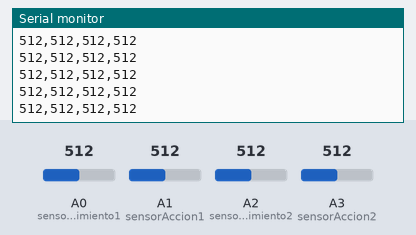
This sketch was run on a simulated Arduino Uno, built with avr-gcc and run on an emulated ATmega328P. Shown: the last lines printed to the serial monitor. The inputs (shaded band) are chosen by the test bench; at power-on: A0 (sensorMovimiento1) = 512, A1 (sensorAccion1) = 512, A2 (sensorMovimiento2) = 512, A3 (sensorAccion2) = 512.

Above: at 1.2 s.
1.3 s: A0 (sensorMovimiento1) set to 106
At 1.34 s:
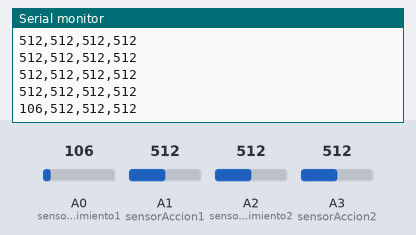
4.3 s: A0 (sensorMovimiento1) set to 94
At 4.31 s:
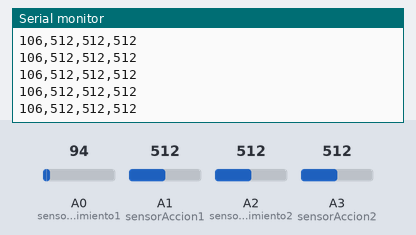
Timing chart, 0 to 7.3 s (numbered marks = the images above; inputs shaded):
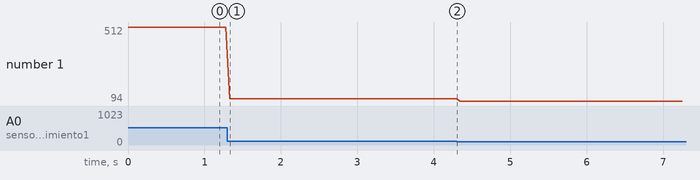

The sketch:

EjemploControlMovimientoAccionArduino.ino
```cpp
// =============================================
//   Plantilla Arduino para controles analógicos
//   Compatible con el juego Duel Shooter en Processing
// =============================================


#define sensorMovimiento1 A0
#define sensorAccion1     A1
#define sensorMovimiento2 A2
#define sensorAccion2     A3

// Variables para almacenar lecturas
int mov1 = 0;
int accion1 = 0;
int mov2 = 0;
int accion2 = 0;

void setup() {
  Serial.begin(9600);
}

void loop() {
  // Leer los valores de los sensores (0–1023)
  mov1 = analogRead(sensorMovimiento1);
  accion1 = analogRead(sensorAccion1);
  mov2 = analogRead(sensorMovimiento2);
  accion2 = analogRead(sensorAccion2);

  // --- Dependiente de los valores del sensor es necesario hacer una calibración de rangos ---
  // mov1 = map(mov1, 200, 800, 0, 1023);
  // mov2 = map(mov2, 150, 850, 0, 1023);
  // accion1 = constrain(accion1, 0, 1023);
  // accion2 = constrain(accion2, 0, 1023);

  // Enviar datos en formato compatible con Processing:
  // mov1,accion1,mov2,accion2
  Serial.print(mov1);
  Serial.print(",");
  Serial.print(accion1);
  Serial.print(",");
  Serial.print(mov2);
  Serial.print(",");
  Serial.println(accion2);

  delay(50); // tiempo entre envíos
}
```

Measured:
- after the input at 1.3 s, the serial monitor: prints a new line at once (image 1)
- plotted number 1: 512 → 106 after the input at 1.3 s, 106 → 94 after the input at 4.3 s
